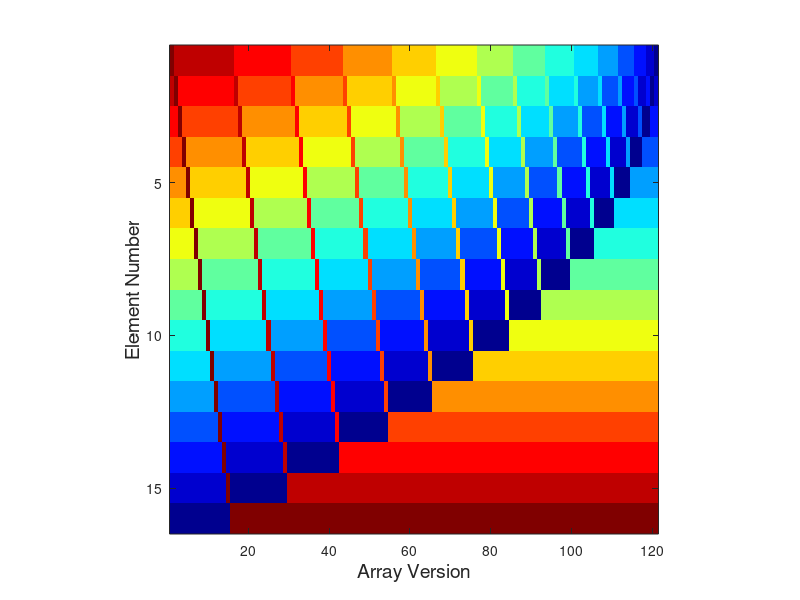

This chart was generated by the following MATLAB code:
%%%%%%%%%%%%%%%%%%%%%%%%%%%%%%%%%%%%%%%%%%%%%%%%%%%%%%%%%%%%%%%%%%%%%%%%%%%
% Title:    Bubble Sort Algorithm Visualisation for Reversed Arrays
% Author:   Ian van der Linde, PhD
% Rev Date: 24-01-19
%%%%%%%%%%%%%%%%%%%%%%%%%%%%%%%%%%%%%%%%%%%%%%%%%%%%%%%%%%%%%%%%%%%%%%%%%%%
clear all;
close all;
clc;
N = 16;     % Length of array to be sorted
V = N:-1:1; % Generate an array containing integers from N down to 1

changeNumber                 = 1;
arrayState(1:N,changeNumber) = V;
changeNumber                 = changeNumber + 1;

isSorted                     = false;
lastUnknownPos               = numel(V);
while(~isSorted)
    isSorted    = true;
    for currentPos = 1:lastUnknownPos-1
      if(V(currentPos)>V(currentPos+1))
        temp             = V(currentPos);
        V(currentPos)    = V(currentPos+1);
        V(currentPos+1)  = temp;
        isSorted         = false;
        arrayState(1:N,changeNumber) = V;
        changeNumber     = changeNumber + 1;
      end% if
    end% for
lastUnknownPos = lastUnknownPos -1;
end% while

figure;
imagesc(arrayState);
axis square;
colormap jet;
ylabel('Element Number','FontSize',14);
xlabel('Array Version','FontSize',14);

% Store High-resolution Image Suitable for use in Reports

print -f1 -r300 -dbmp bubbleSortVisualisation.bmp